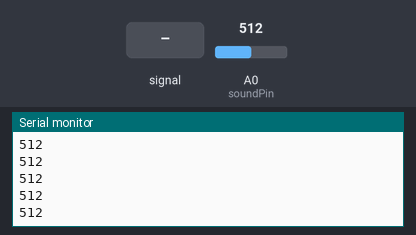
A sketch run on a simulated Arduino Uno, built with avr-gcc and run on an emulated ATmega328P. Shown: the last lines printed to the serial monitor. Inputs (shaded band) come from the test bench; at power-on: A0 (soundPin) = 512.

Above: at 1.2 s.
1.3 s: A0 (soundPin) fed a 200 Hz sine of ±81 counts around its level
At 2.3 s:
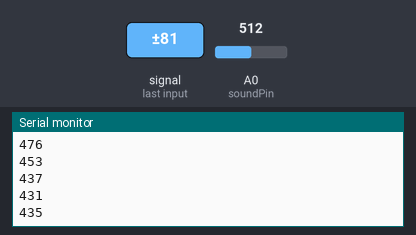
2.8 s: A0 (soundPin) set to 716
At 3.3 s:
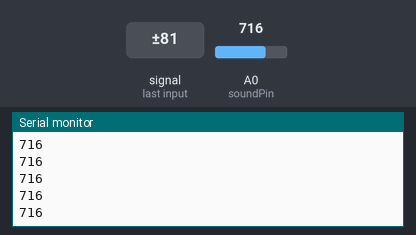
4.3 s: A0 (soundPin) fed a 1000 Hz sine of ±255 counts around its level
5.8 s: A0 (soundPin) set to 900
At 6.5 s:
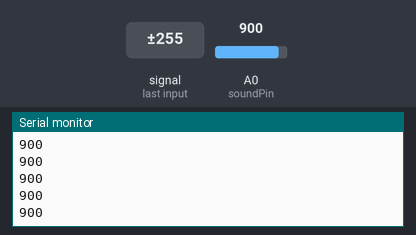
Timing chart, 0 to 8.3 s (numbered marks = the images above; inputs shaded):
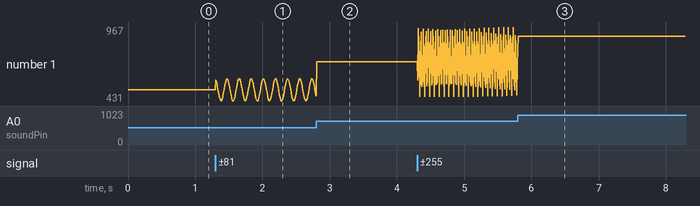

The sketch:

Sound_Detection_Uno.ino
```cpp
int soundPin = A0;

void setup() {
  Serial.begin(9600);
  pinMode(soundPin, INPUT);
}

void loop() {
  int sensorValue = analogRead(soundPin);
  Serial.println(sensorValue);
  delay(10);
}
```

Measured:
- after the input at 1.3 s, the serial monitor: prints a new line at once (image 1)
- plotted number 1: 512 → 466 after the input at 1.3 s
